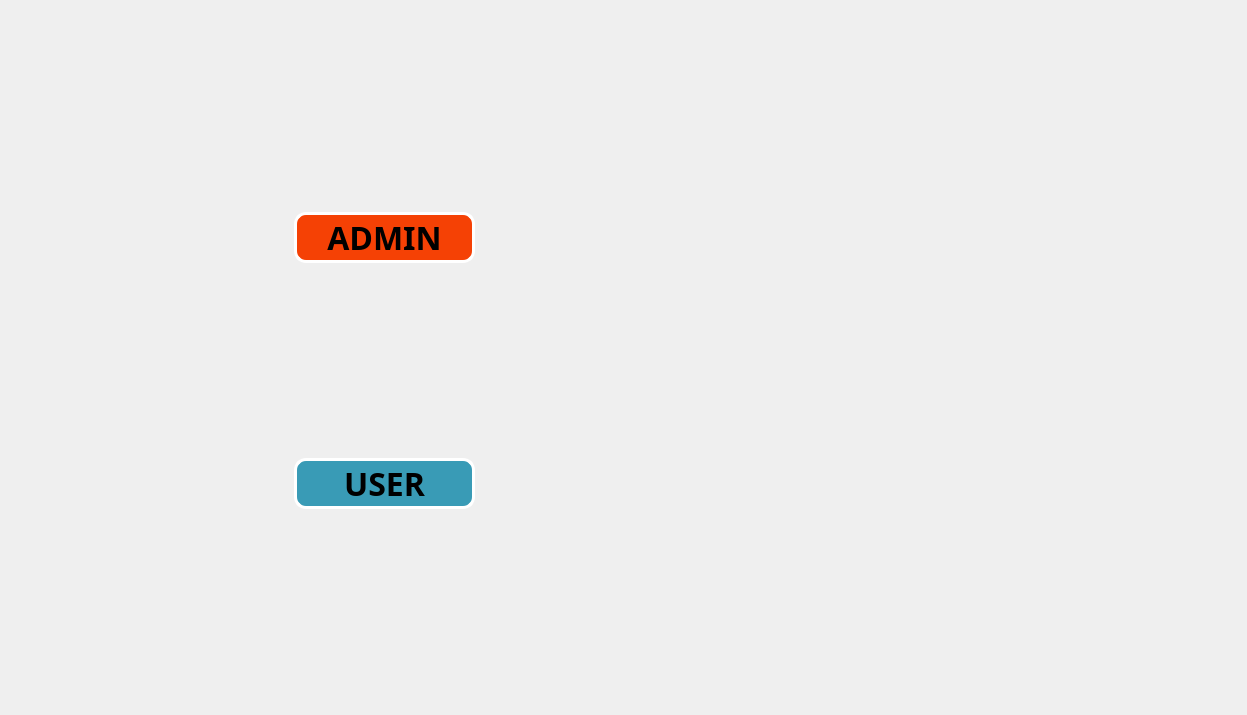
<?xml version="1.0" encoding="UTF-8"?>
<ui version="4.0">
 <class>Nextpage</class>
 <widget class="QDialog" name="Nextpage">
  <property name="enabled">
   <bool>true</bool>
  </property>
  <property name="geometry">
   <rect>
    <x>0</x>
    <y>0</y>
    <width>1247</width>
    <height>715</height>
   </rect>
  </property>
  <property name="maximumSize">
   <size>
    <width>1280</width>
    <height>800</height>
   </size>
  </property>
  <property name="windowTitle">
   <string>Welcome</string>
  </property>
  <widget class="QPushButton" name="pushButton">
   <property name="geometry">
    <rect>
     <x>294</x>
     <y>458</y>
     <width>181</width>
     <height>51</height>
    </rect>
   </property>
   <property name="maximumSize">
    <size>
     <width>181</width>
     <height>51</height>
    </size>
   </property>
   <property name="font">
    <font>
     <family>Arial Black</family>
     <pointsize>24</pointsize>
     <bold>true</bold>
    </font>
   </property>
   <property name="styleSheet">
    <string notr="true">QPushButton
{
color:black;
	
	background-color: rgb(57, 155, 182);
	border: 3px solid white;
	
	
	
	border-radius:12px;
	border-color: rgb(255, 255, 255);

}
QPushButton:hover {
    
	
	
	background-color: rgb(255, 255, 255);
}</string>
   </property>
   <property name="text">
    <string>USER</string>
   </property>
  </widget>
  <widget class="QPushButton" name="pushButton_2">
   <property name="geometry">
    <rect>
     <x>294</x>
     <y>212</y>
     <width>181</width>
     <height>51</height>
    </rect>
   </property>
   <property name="maximumSize">
    <size>
     <width>181</width>
     <height>51</height>
    </size>
   </property>
   <property name="font">
    <font>
     <family>Arial Black</family>
     <pointsize>24</pointsize>
     <bold>true</bold>
    </font>
   </property>
   <property name="styleSheet">
    <string notr="true">QPushButton
{
color:black;
	
background-color: rgb(245, 65, 5);
	border-radius:12px;
	
	border: 3px solid white;

}
QPushButton:hover {
    
	
	background-color: rgb(255, 255, 255);
}</string>
   </property>
   <property name="text">
    <string>ADMIN</string>
   </property>
  </widget>
  <widget class="QLabel" name="labelforpic">
   <property name="geometry">
    <rect>
     <x>0</x>
     <y>0</y>
     <width>1280</width>
     <height>720</height>
    </rect>
   </property>
   <property name="maximumSize">
    <size>
     <width>1280</width>
     <height>720</height>
    </size>
   </property>
   <property name="styleSheet">
    <string notr="true">image: url(:/PICS/pg2.jpg);</string>
   </property>
   <property name="text">
    <string/>
   </property>
  </widget>
  <zorder>labelforpic</zorder>
  <zorder>pushButton</zorder>
  <zorder>pushButton_2</zorder>
 </widget>
 <resources/>
 <connections/>
</ui>
